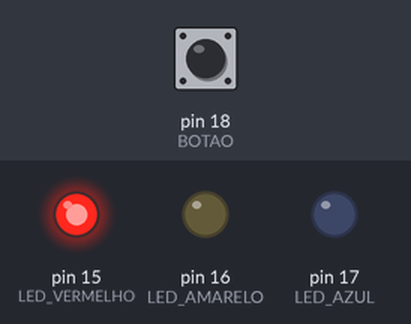
The sketch below on a simulated Arduino Uno, built with avr-gcc and run on an emulated ATmega328P. Parts: output pins drawn as LEDs (lit = HIGH). Dashed ring = blinking. The inputs (shaded band) are chosen by the test bench; at power-on: pin 18 (BOTAO) HIGH.

Above: at 0.8 s.
0.9 s: pin 18 (BOTAO) pulled LOW for 0.15 s
At 1.4 s:
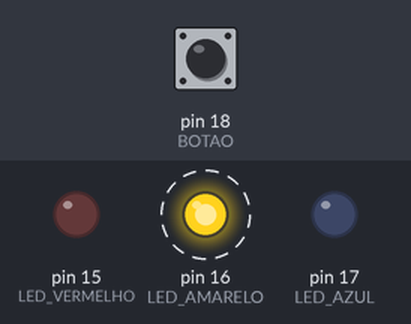
4.0 s: pin 18 (BOTAO) pulled LOW for 1 s
At 6.2 s:
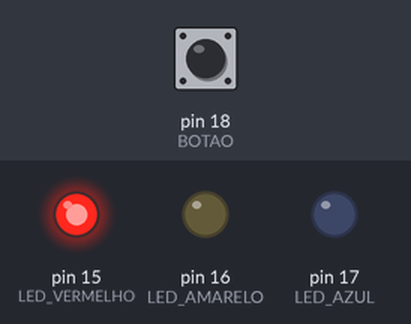
6.5 s: pin 18 (BOTAO) pulled LOW for 3.2 s
At 13.4 s:
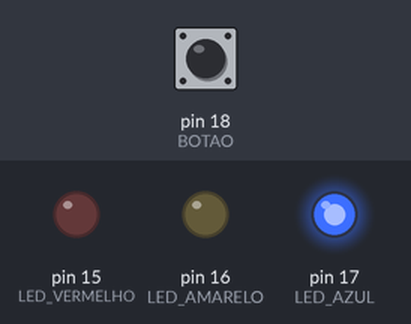
Timing chart, 0 to 14.9 s (numbered marks = the images above; inputs shaded):
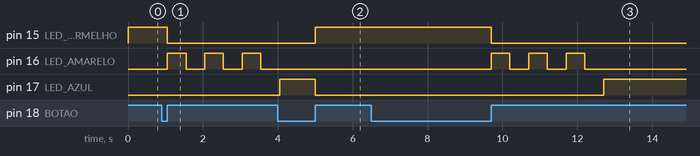

The sketch:

Exercicio_2-Lista_Variacoes.ino
```cpp
#include <avr/io.h>
#include <util/delay.h>

#define LED_VERMELHO (1 << PC1)  // LED vermelho
#define LED_AMARELO (1 << PC2)   // LED amarelo
#define LED_AZUL (1 << PC3)      // LED azul
#define BOTAO (1 << PC4)         // Botão para ativação

int main(void) {
    // Saídas
    DDRC |= LED_VERMELHO;
    DDRC |= LED_AMARELO;
    DDRC |= LED_AZUL;

    // Entrada
    DDRC &= ~BOTAO;
    // Habilitar pull-up para o botão
    PORTC |= BOTAO;

    // Inicialmente, apenas o LED vermelho ligado
    PORTC |= LED_VERMELHO;
    PORTC &= ~LED_AMARELO;
    PORTC &= ~LED_AZUL;

    int estado = 0;  // 0: Vermelho, 1: Amarelo piscando, 2: Azul aceso

    while (1) {
        if (!(PINC & BOTAO)) {
            _delay_ms(50);
            while (!(PINC & BOTAO));

            if (estado == 0) {
                PORTC &= ~LED_VERMELHO;

                // Piscar o LED amarelo por 3 segundos (0,5s ligado, 0,5s desligado)
                for (int i = 0; i < 3; i++) {
                    PORTC |= LED_AMARELO;
                    _delay_ms(500);
                    PORTC &= ~LED_AMARELO;
                    _delay_ms(500);
                }

                PORTC |= LED_AZUL;
                estado = 1;
            } else if (estado == 1) {
                PORTC &= ~LED_AZUL;
                PORTC |= LED_VERMELHO;
                estado = 0;
            }
        }
    }

    return 0;
}
```

Measured:
- after the input at 0.9 s, pin 15 (LED_VERMELHO): HIGH → LOW after 0.15 s; pin 16 (LED_AMARELO): alternates HIGH for 0.50 s and LOW for 0.50 s, starting after 0.15 s
- after the input at 4.0 s, pin 15 (LED_VERMELHO): LOW → HIGH after 1.0 s
- after the input at 6.5 s, pin 15 (LED_VERMELHO): HIGH → LOW after 3.2 s; pin 16 (LED_AMARELO): alternates HIGH for 0.50 s and LOW for 0.50 s, 6 changes in all, then stays LOW, starting after 3.2 s; pin 17 (LED_AZUL): LOW → HIGH after 6.2 s
